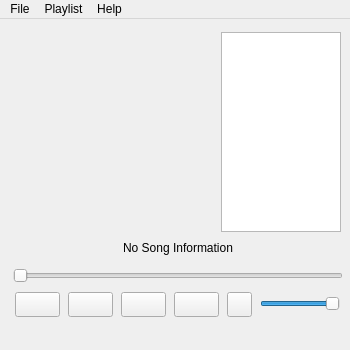
<?xml version="1.0" encoding="UTF-8"?>
<ui version="4.0">
 <class>MusicPlayer</class>
 <widget class="QMainWindow" name="MusicPlayer">
  <property name="geometry">
   <rect>
    <x>0</x>
    <y>0</y>
    <width>350</width>
    <height>350</height>
   </rect>
  </property>
  <property name="minimumSize">
   <size>
    <width>350</width>
    <height>350</height>
   </size>
  </property>
  <property name="maximumSize">
   <size>
    <width>350</width>
    <height>350</height>
   </size>
  </property>
  <property name="baseSize">
   <size>
    <width>350</width>
    <height>350</height>
   </size>
  </property>
  <property name="windowTitle">
   <string>FrutaGroove Player</string>
  </property>
  <property name="windowIcon">
   <iconset theme="MainTheme" resource="fgpResources.qrc">
    <normaloff>:/images/fgpNewLogo.png</normaloff>:/images/fgpNewLogo.png</iconset>
  </property>
  <widget class="QWidget" name="centralwidget">
   <widget class="QWidget" name="layoutWidget">
    <property name="geometry">
     <rect>
      <x>11</x>
      <y>11</y>
      <width>334</width>
      <height>291</height>
     </rect>
    </property>
    <layout class="QGridLayout" name="gridLayout_3">
     <item row="0" column="0">
      <layout class="QGridLayout" name="infoLayout">
       <item row="0" column="0">
        <widget class="QLabel" name="coverImage">
         <property name="minimumSize">
          <size>
           <width>200</width>
           <height>200</height>
          </size>
         </property>
         <property name="maximumSize">
          <size>
           <width>200</width>
           <height>200</height>
          </size>
         </property>
         <property name="baseSize">
          <size>
           <width>200</width>
           <height>200</height>
          </size>
         </property>
         <property name="frameShape">
          <enum>QFrame::NoFrame</enum>
         </property>
         <property name="text">
          <string/>
         </property>
         <property name="pixmap">
          <pixmap resource="fgpResources.qrc">:/images/noCover.png</pixmap>
         </property>
         <property name="scaledContents">
          <bool>true</bool>
         </property>
         <property name="alignment">
          <set>Qt::AlignCenter</set>
         </property>
        </widget>
       </item>
       <item row="0" column="1">
        <widget class="QListWidget" name="playlistView">
         <property name="minimumSize">
          <size>
           <width>120</width>
           <height>200</height>
          </size>
         </property>
         <property name="maximumSize">
          <size>
           <width>120</width>
           <height>200</height>
          </size>
         </property>
         <property name="baseSize">
          <size>
           <width>120</width>
           <height>200</height>
          </size>
         </property>
        </widget>
       </item>
       <item row="1" column="0" colspan="2">
        <widget class="QLabel" name="label">
         <property name="minimumSize">
          <size>
           <width>330</width>
           <height>20</height>
          </size>
         </property>
         <property name="maximumSize">
          <size>
           <width>330</width>
           <height>20</height>
          </size>
         </property>
         <property name="baseSize">
          <size>
           <width>330</width>
           <height>20</height>
          </size>
         </property>
         <property name="text">
          <string>No Song Information</string>
         </property>
         <property name="alignment">
          <set>Qt::AlignCenter</set>
         </property>
        </widget>
       </item>
      </layout>
     </item>
     <item row="1" column="0">
      <layout class="QGridLayout" name="gridLayout_2">
       <item row="0" column="0">
        <widget class="QSlider" name="songTrackbar">
         <property name="minimumSize">
          <size>
           <width>330</width>
           <height>20</height>
          </size>
         </property>
         <property name="maximumSize">
          <size>
           <width>330</width>
           <height>20</height>
          </size>
         </property>
         <property name="baseSize">
          <size>
           <width>330</width>
           <height>20</height>
          </size>
         </property>
         <property name="orientation">
          <enum>Qt::Horizontal</enum>
         </property>
        </widget>
       </item>
       <item row="1" column="0">
        <layout class="QGridLayout" name="gridLayout">
         <item row="0" column="0">
          <widget class="QPushButton" name="rewindButton">
           <property name="minimumSize">
            <size>
             <width>45</width>
             <height>25</height>
            </size>
           </property>
           <property name="maximumSize">
            <size>
             <width>45</width>
             <height>25</height>
            </size>
           </property>
           <property name="baseSize">
            <size>
             <width>55</width>
             <height>25</height>
            </size>
           </property>
           <property name="autoFillBackground">
            <bool>false</bool>
           </property>
           <property name="text">
            <string/>
           </property>
           <property name="icon">
            <iconset resource="fgpResources.qrc">
             <normaloff>:/images/buttonRewindLight.png</normaloff>:/images/buttonRewindLight.png</iconset>
           </property>
           <property name="iconSize">
            <size>
             <width>20</width>
             <height>20</height>
            </size>
           </property>
          </widget>
         </item>
         <item row="0" column="1">
          <widget class="QPushButton" name="playButton">
           <property name="minimumSize">
            <size>
             <width>45</width>
             <height>25</height>
            </size>
           </property>
           <property name="maximumSize">
            <size>
             <width>45</width>
             <height>25</height>
            </size>
           </property>
           <property name="baseSize">
            <size>
             <width>55</width>
             <height>25</height>
            </size>
           </property>
           <property name="text">
            <string/>
           </property>
           <property name="icon">
            <iconset resource="fgpResources.qrc">
             <normaloff>:/images/buttonPlayLight.png</normaloff>:/images/buttonPlayLight.png</iconset>
           </property>
           <property name="iconSize">
            <size>
             <width>20</width>
             <height>20</height>
            </size>
           </property>
          </widget>
         </item>
         <item row="0" column="2">
          <widget class="QPushButton" name="stopButton">
           <property name="minimumSize">
            <size>
             <width>45</width>
             <height>25</height>
            </size>
           </property>
           <property name="maximumSize">
            <size>
             <width>45</width>
             <height>25</height>
            </size>
           </property>
           <property name="baseSize">
            <size>
             <width>55</width>
             <height>25</height>
            </size>
           </property>
           <property name="text">
            <string/>
           </property>
           <property name="icon">
            <iconset resource="fgpResources.qrc">
             <normaloff>:/images/buttonStopLight.png</normaloff>:/images/buttonStopLight.png</iconset>
           </property>
           <property name="iconSize">
            <size>
             <width>20</width>
             <height>20</height>
            </size>
           </property>
          </widget>
         </item>
         <item row="0" column="3">
          <widget class="QPushButton" name="fowardButton">
           <property name="minimumSize">
            <size>
             <width>45</width>
             <height>25</height>
            </size>
           </property>
           <property name="maximumSize">
            <size>
             <width>45</width>
             <height>25</height>
            </size>
           </property>
           <property name="baseSize">
            <size>
             <width>55</width>
             <height>25</height>
            </size>
           </property>
           <property name="text">
            <string/>
           </property>
           <property name="icon">
            <iconset resource="fgpResources.qrc">
             <normaloff>:/images/buttonFowardLight.png</normaloff>:/images/buttonFowardLight.png</iconset>
           </property>
           <property name="iconSize">
            <size>
             <width>20</width>
             <height>20</height>
            </size>
           </property>
          </widget>
         </item>
         <item row="0" column="4">
          <widget class="QPushButton" name="playButton_2">
           <property name="minimumSize">
            <size>
             <width>25</width>
             <height>25</height>
            </size>
           </property>
           <property name="maximumSize">
            <size>
             <width>25</width>
             <height>25</height>
            </size>
           </property>
           <property name="baseSize">
            <size>
             <width>55</width>
             <height>25</height>
            </size>
           </property>
           <property name="text">
            <string/>
           </property>
           <property name="icon">
            <iconset resource="fgpResources.qrc">
             <normaloff>:/images/volumeLevelLight.png</normaloff>:/images/volumeLevelLight.png</iconset>
           </property>
           <property name="iconSize">
            <size>
             <width>20</width>
             <height>20</height>
            </size>
           </property>
          </widget>
         </item>
         <item row="0" column="5">
          <widget class="QSlider" name="horizontalSlider">
           <property name="minimumSize">
            <size>
             <width>80</width>
             <height>20</height>
            </size>
           </property>
           <property name="maximumSize">
            <size>
             <width>80</width>
             <height>20</height>
            </size>
           </property>
           <property name="baseSize">
            <size>
             <width>80</width>
             <height>20</height>
            </size>
           </property>
           <property name="maximum">
            <number>100</number>
           </property>
           <property name="value">
            <number>100</number>
           </property>
           <property name="orientation">
            <enum>Qt::Horizontal</enum>
           </property>
          </widget>
         </item>
        </layout>
       </item>
      </layout>
     </item>
    </layout>
   </widget>
  </widget>
  <widget class="QMenuBar" name="menubar">
   <property name="geometry">
    <rect>
     <x>0</x>
     <y>0</y>
     <width>350</width>
     <height>22</height>
    </rect>
   </property>
   <widget class="QMenu" name="menuFile">
    <property name="title">
     <string>File</string>
    </property>
    <addaction name="actionOpen_Song"/>
    <addaction name="actionOpen_Playlist"/>
    <addaction name="separator"/>
    <addaction name="actionSettings"/>
   </widget>
   <widget class="QMenu" name="menuPlaylist">
    <property name="title">
     <string>Playlist</string>
    </property>
    <addaction name="actionShuffle"/>
    <addaction name="actionLoop"/>
    <addaction name="separator"/>
    <addaction name="actionPlaylists_Editor"/>
   </widget>
   <widget class="QMenu" name="menuHelp">
    <property name="title">
     <string>Help</string>
    </property>
    <addaction name="actionReport_an_Issue"/>
    <addaction name="actionGitHub"/>
    <addaction name="separator"/>
    <addaction name="actionAbout_FGP"/>
    <addaction name="actionCheck_for_Updates"/>
   </widget>
   <addaction name="menuFile"/>
   <addaction name="menuPlaylist"/>
   <addaction name="menuHelp"/>
  </widget>
  <widget class="QStatusBar" name="statusbar">
   <property name="sizeGripEnabled">
    <bool>false</bool>
   </property>
  </widget>
  <action name="actionOpen_Song">
   <property name="text">
    <string>Open Song</string>
   </property>
  </action>
  <action name="actionOpen_Playlist">
   <property name="text">
    <string>Open Playlist</string>
   </property>
  </action>
  <action name="actionSettings">
   <property name="text">
    <string>Settings</string>
   </property>
  </action>
  <action name="actionShuffle">
   <property name="checkable">
    <bool>true</bool>
   </property>
   <property name="checked">
    <bool>false</bool>
   </property>
   <property name="text">
    <string>Shuffle</string>
   </property>
  </action>
  <action name="actionLoop">
   <property name="checkable">
    <bool>true</bool>
   </property>
   <property name="checked">
    <bool>false</bool>
   </property>
   <property name="text">
    <string>Loop</string>
   </property>
  </action>
  <action name="actionPlaylists_Editor">
   <property name="text">
    <string>Playlists Editor</string>
   </property>
  </action>
  <action name="actionReport_an_Issue">
   <property name="text">
    <string>Report an Issue</string>
   </property>
  </action>
  <action name="actionGitHub">
   <property name="text">
    <string>GitHub Page</string>
   </property>
  </action>
  <action name="actionAbout_FGP">
   <property name="text">
    <string>About FGP</string>
   </property>
  </action>
  <action name="actionCheck_for_Updates">
   <property name="text">
    <string>Check for Updates</string>
   </property>
  </action>
 </widget>
 <resources>
  <include location="fgpResources.qrc"/>
 </resources>
 <connections/>
</ui>
